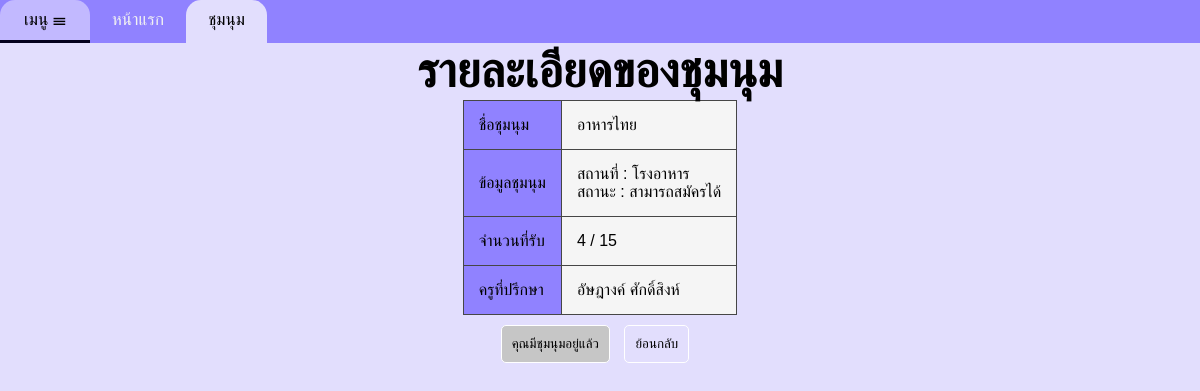
Page /wsk/detail.php?id=00001 (signed in) on the committed database.
### tables this page shows
CREATE TABLE `teacher` (
  `tcuid` varchar(5) NOT NULL,
  `tcnametitle` varchar(10) NOT NULL,
  `tcname` varchar(100) NOT NULL,
  `tctel` varchar(10) NOT NULL,
  `tcemail` varchar(100) NOT NULL,
  `tcpassword` varchar(100) NOT NULL,
  `tcuserlevel` varchar(10) NOT NULL,
  `gid` varchar(5) NOT NULL
);

CREATE TABLE `grouptable` (
  `gid` varchar(5) NOT NULL,
  `gname` varchar(100) NOT NULL,
  `gtotal` int(11) NOT NULL,
  `gamount` int(11) NOT NULL,
  `gplace` varchar(100) NOT NULL
);

### wsk/detail.php (the view, shortened to what this page needs)
<?php
include('./server/server.php');
$id = $_GET['id'];
$sql = "SELECT * FROM grouptable,teacher WHERE grouptable.gid='$id' AND teacher.gid='$id'";
$query = mysqli_query($conn, $sql);
$row = mysqli_fetch_assoc($query);
  $uid = $_SESSION['uid'];
  $check = "SELECT * FROM selectevent WHERE stuid='$uid'";
  $query = mysqli_query($conn, $check);
  $result = mysqli_fetch_array($query);
$amount = $row['gamount'];
$total = $row['gtotal'];
$stuid = $result['stuid'];
if ($row['gamount'] != $row['gtotal']) {
  $status = 'สามารถสมัครได้';
} else {
  $status = 'เต็มแล้ว';
}
?>
<!DOCTYPE html>
<html lang="en">
<head>
  <link rel="stylesheet" href="./css/detail.css">
</head>
<body>
  <nav class="nav">
    <div class="nav2">
      <div class="opennav">
        <a style="cursor:pointer" onclick="openNav()">เมนู &#9776;</a>
      </div>
      <div class="nav2" id="nav_2">
        <a href="index.php">หน้าแรก</a>
        <a href="#" class="active">ชุมนุม</a>
      </div>
    </div>
  </nav>
  <div class="header">
    <h1>รายละเอียดของชุมนุม</h1>
  </div>
  <div class="content">
    <div class="content">
      <center>
        <table>
          <?php do { ?>
            <tr>
              <td class="lefttop">ชื่อชุมนุม</td>
              <td class="data"><?php echo $row['gname'] ?></td>
            </tr>
            <tr>
              <td background="#9082ff">ข้อมูลชุมนุม</td>
              <td class="data">
                <p>สถานที่ : <?php echo $row['gplace'] ?></p>
                <p>สถานะ : <?php echo $status ?>
                </p>
              </td>
            </tr>
            <tr>
              <td>จำนวนที่รับ</td>
              <td class="data"><?php echo $row['gamount'] ?> / <?php echo $row['gtotal'] ?></td>
            </tr>
            <td>ครูที่ปรึกษา</td>
            <td class="data"><?php do { ?><?php echo $row['tcname']; ?><br><?php } while ($row = mysqli_fetch_assoc($query)); ?></td>
          <?php } while ($row = mysqli_fetch_assoc($query)); ?>
        </table>
        <?php if($stuid == $uid){ ?>
            <button class="full" type="button">คุณมีชุมนุมอยู่แล้ว</button>
            <a href="index.php">
              <button class="btn">ย้อนกลับ</button>
            </a>
        <?php } ?>
      </center>
    </div>
</body>
</html>

### wsk/css/detail.css (style rules this page uses)
* { margin: 0; padding: 0; }
* { margin: 0; padding: 0; font-family: 'Kanit', sans-serif; }
body { background: #e2defd; }
.header { font-size: 1.2rem; color: #000000; text-align: center; }
.nav { background: #9082ff; }
.nav2 { text-align: end; overflow: hidden; transition: 0.5s; }
.nav2 a { padding-left: 2%; padding-right: 2%; float: left; color: #f2f2f2; text-decoration: none; font-size: 17px; transition: 0.5s; }
.nav2 a.active { border-radius: 15px 15px 0 0; color: #000; background: #e2defd; border-bottom: 3px solid#e2defd; }
a { text-align: end; padding: 10px; text-decoration: none; }
h1 { text-align: center; font-size: 3rem; transition: 0.5s; }
table { border-collapse: collapse; transition: 0.5s; }
td { border: 1px solid #464646; padding: 15px; }
td { background: #9082ff; }
.data { background: #f5f5f5; }
.btn { margin-top: 10px; background: none; padding: 10px; cursor: pointer; border: none; outline: none; transition: 0.5s; border-radius: 5px; border: 1px solid #ffffff; }
th, td { transition: 0.5s; }
.full { margin-top: 10px; background: #c6c6c6; padding: 10px; cursor: pointer; border: none; outline: none; transition: 0.5s; border-radius: 5px; border: 1px solid #ffffff; cursor: text; }

### rows in the picture
teacher: gid.gname "อาหารไทย", gid.gplace "โรงอาหาร", gid.gtotal "สามารถสมัครได้", gid.gamount "4", gid.gtotal "15", tcname "อัษฎางค์ ศักดิ์สิงห์"
